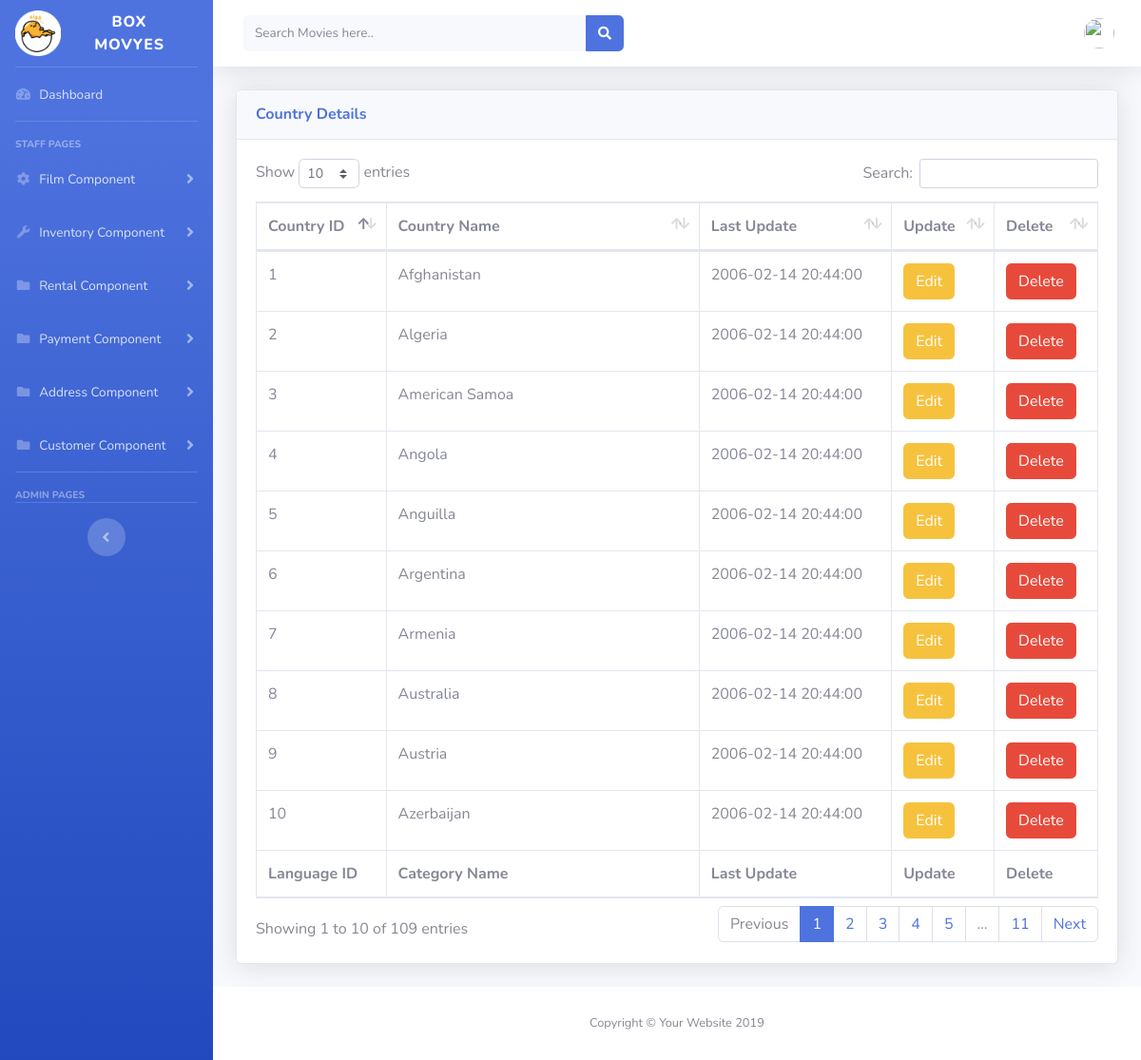
Screenshot of /tables_country.php (signed in) with the database file from the repository.
### tables this page shows
CREATE TABLE `country` (
  `country_id` int(5) NOT NULL,
  `country` varchar(50) NOT NULL,
  `last_update` timestamp NULL DEFAULT CURRENT_TIMESTAMP
);

### tables_country.php (the view, shortened to what this page needs)
<!DOCTYPE html>
<html lang="en">
<head>
  <link href="vendor/fontawesome-free/css/all.min.css" rel="stylesheet" type="text/css">
  <link href="css/sb-admin-2.min.css" rel="stylesheet">
  <link href="vendor/datatables/dataTables.bootstrap4.min.css" rel="stylesheet">
</head>
<body id="page-top">
  <div id="wrapper">
    <ul class="navbar-nav bg-gradient-primary sidebar sidebar-dark accordion" id="accordionSidebar">
      <a class="sidebar-brand d-flex align-items-center justify-content-center" href="index.php">
        <img src = 'img/fav.png' width = '25%' title = 'Box Movyes Homepage' alt = 'Box Movyes Homepage'/>
        <div class="sidebar-brand-text mx-3">BOX MOVYES </div>
      </a>
      <hr class="sidebar-divider my-0">
      <li class="nav-item">
        <a class="nav-link" href="staff_page.php">
          <i class="fas fa-fw fa-tachometer-alt"></i>
          <span>Dashboard</span></a>
      </li>
      <hr class="sidebar-divider">
      <div class="sidebar-heading">
        Staff Pages
      </div>
       <li class="nav-item">
        <a class="nav-link collapsed" href="#" data-toggle="collapse" data-target="#collapseTwo" aria-expanded="true" aria-controls="collapseTwo">
          <i class="fas fa-fw fa-cog"></i>
          <span>Film Component</span>
        </a>
      </li>
<li class="nav-item">
        <a class="nav-link collapsed" href="#" data-toggle="collapse" data-target="#collapseUtilities" aria-expanded="true" aria-controls="collapseUtilities">
          <i class="fas fa-fw fa-wrench"></i>
          <span>Inventory Component</span>
        </a>
      </li>
		<li class="nav-item">
        <a class="nav-link collapsed" href="#" data-toggle="collapse" data-target="#collapsePages" aria-expanded="true" aria-controls="collapsePages">
          <i class="fas fa-fw fa-folder"></i>
          <span>Rental Component</span>
        </a>
      </li>
	  <li class="nav-item">
        <a class="nav-link collapsed" href="#" data-toggle="collapse" data-target="#collapseExample" aria-expanded="true" aria-controls="collapseExample">
          <i class="fas fa-fw fa-folder"></i>
          <span>Payment Component</span>
        </a>
      </li>
	   <li class="nav-item">
        <a class="nav-link collapsed" href="#" data-toggle="collapse" data-target="#collapseAddress" aria-expanded="true" aria-controls="collapseAddress">
          <i class="fas fa-fw fa-folder"></i>
          <span>Address Component</span>
        </a>
      </li>
	  <li class="nav-item">
        <a class="nav-link collapsed" href="#" data-toggle="collapse" data-target="#collapseCustomer" aria-expanded="true" aria-controls="collapseCustomer">
          <i class="fas fa-fw fa-folder"></i>
          <span>Customer Component</span>
        </a>
      </li>
      <hr class="sidebar-divider">
      <div class="sidebar-heading">
        Admin Pages
      </div>
		<?php
		$links = mysqli_connect('localhost','hfycb1_hfycb1','12345isint.','hfycb1_id13307643_assignment2') or die("Could not connect to database");
	   ?>
      <hr class="sidebar-divider">
      <div class="text-center d-none d-md-inline">
        <button class="rounded-circle border-0" id="sidebarToggle"></button>
      </div>
    </ul>
    <div id="content-wrapper" class="d-flex flex-column">
      <div id="content">
        <nav class="navbar navbar-expand navbar-light bg-white topbar mb-4 static-top shadow">
          <form action = 'search_page.php' method = 'post'class="d-none d-sm-inline-block form-inline mr-auto ml-md-3 my-2 my-md-0 mw-100 navbar-search">
            <div class="input-group">
              <input name = 'result' type="text" placeholder = 'Search Movies here..'class="form-control bg-light border-0 small" aria-label="Search" title = 'Explore More Movies Here' aria-describedby="basic-addon2">
              <div class="input-group-append">
                <button class="btn btn-primary" type="submit">
                  <i class="fas fa-search fa-sm"></i>
                </button>
              </div>
            </div>
          </form>
          <ul class="navbar-nav ml-auto">
            <li class="nav-item dropdown no-arrow">
              <a class="nav-link dropdown-toggle" href="#" id="userDropdown" role="button" data-toggle="dropdown" aria-haspopup="true" aria-expanded="false">
                <span class="mr-2 d-none d-lg-inline text-gray-600 small"><?php echo $getStaffFname; echo '&nbsp'; echo $getStaffLname;     ?></span>
                <img class="img-profile rounded-circle" src="https://source.unsplash.com/QAB-WJcbgJk/60x60">
              </a>
            </li>
          </ul>
        </nav>
        <div class="container-fluid">
          <div class="card shadow mb-4">
            <div class="card-header py-3">
              <h6 class="m-0 font-weight-bold text-primary">Country Details</h6>
            </div>
            <div class="card-body">
              <div class="table-responsive">
                <table class="table table-bordered" id="dataTable" width="100%" cellspacing="0">
                  <thead>
                    <tr>
                      <th>Country ID</th>
                      <th>Country Name</th>
                      <th>Last Update</th>
                       <th>Update</th>
					   <th>Delete</th>
                    </tr>
                  </thead>
                  <tfoot>
                    <tr>
                       <th>Language ID</th>
                      <th>Category Name</th>
                      <th>Last Update</th>
                     <th>Update</th>
					  <th>Delete</th>
                    </tr>
                  </tfoot>
                  <tbody>
                     <?php
					     $sqlCountry = "SELECT * FROM `country` WHERE 1";
						$queryC=mysqli_query($links,$sqlCountry);
						while($rowCoun=mysqli_fetch_array($queryC)){
					?>
					    					<tr>
					  <td><?php echo $rowCoun['country_id']; ?></td>
					  <td><?php echo $rowCoun['country']; ?></td>
					   <td><?php echo $rowCoun['last_update']; ?></td>
					   <form action = "update_country.php" method = "post">
					  <td>
							<button name = "updateCountry"  id = "updateCountry" value = "<?php echo $rowCoun['country_id']; ?>" data-toggle="modal" class="btn btn-warning"><span class="glyphicon glyphicon-edit"></span> Edit</button>
						</td>
						</form>
					  <form action = "delete_country.php" method = "post">
					<td><button name = "deleteCountry" Onclick="return ConfirmDeleteCoun();" type = "submit" id = "deleteCountry" value = "<?php echo $rowCoun['country_id']; ?>" data-toggle="modal" class="btn btn-danger"><span class="glyphicon glyphicon-edit"></span> Delete</button> </td>
					</form>
					</tr>
					<?php
				}
			?>
                  </tbody>
                </table>
              </div>
            </div>
          </div>
        </div>
      </div>
      <footer class="sticky-footer bg-white">
        <div class="container my-auto">
          <div class="copyright text-center my-auto">
            <span>Copyright &copy; Your Website 2019</span>
          </div>
        </div>
      </footer>
    </div>
  </div>
</body>
</html>

### rows the page displays
country: country_id "1", country "Afghanistan", last_update "2006-02-14 20:44:00"
country: country_id "2", country "Algeria", last_update "2006-02-14 20:44:00"
country: country_id "3", country "American Samoa", last_update "2006-02-14 20:44:00"
country: country_id "4", country "Angola", last_update "2006-02-14 20:44:00"
country: country_id "5", country "Anguilla", last_update "2006-02-14 20:44:00"
country: country_id "6", country "Argentina", last_update "2006-02-14 20:44:00"
country: country_id "7", country "Armenia", last_update "2006-02-14 20:44:00"
country: country_id "8", country "Australia", last_update "2006-02-14 20:44:00"
country: country_id "9", country "Austria", last_update "2006-02-14 20:44:00"
country: country_id "10", country "Azerbaijan", last_update "2006-02-14 20:44:00"
